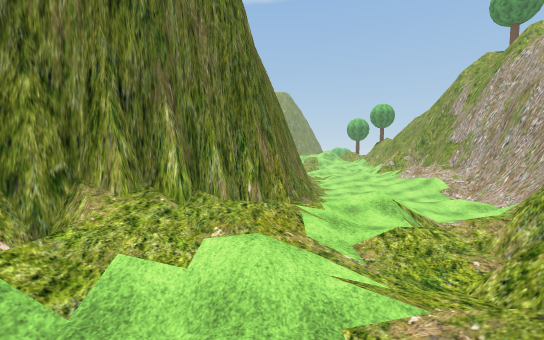
view 1 (above)

13 first-person views from a walk through a 3-D level made in the Unity game engine. The camera is 1.4 m above the floor, tilts 4° down and sees 90° across. The floor is counted in squares, 2.06 m on a side. Each view is taken from the middle of a square. On the plan, view 1 faces up. The plan holds only what a view shows up to about 9 squares ahead; the rest is blank. The place goes on beyond the plan. Some trees and plants on the terrain are drawn as simple stand-ins. The player is left out. Some animated figures are not drawn. Some surface patterns are stand-ins.

view 2
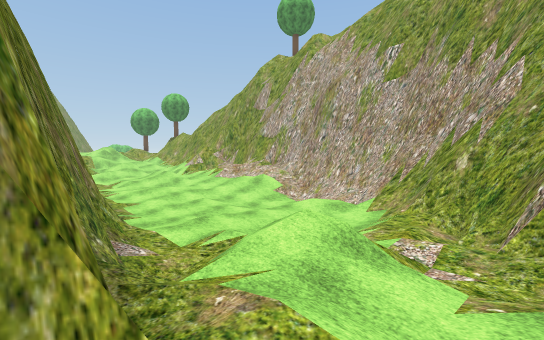

view 3
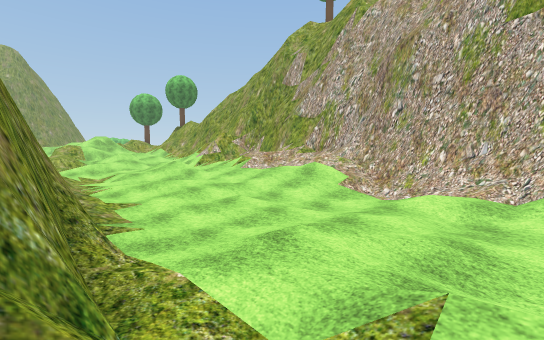

view 4
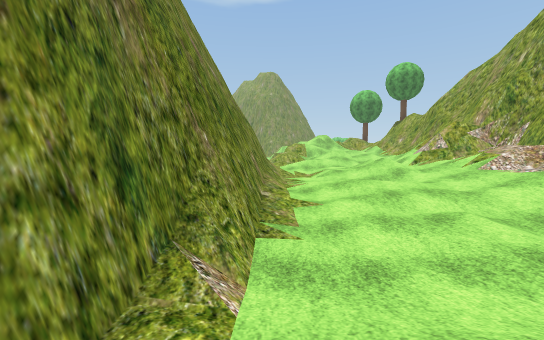

view 5
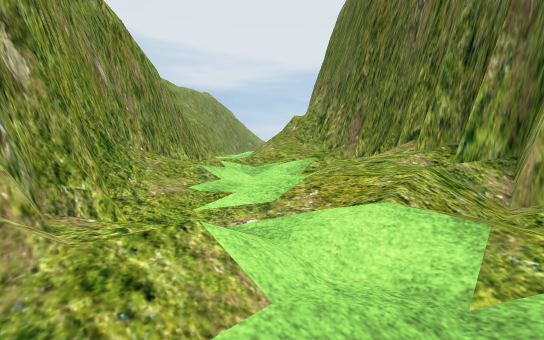

view 6
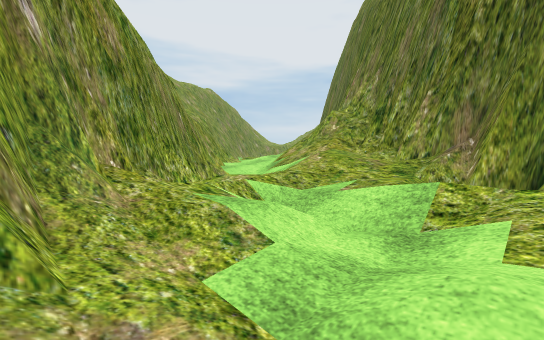

view 7
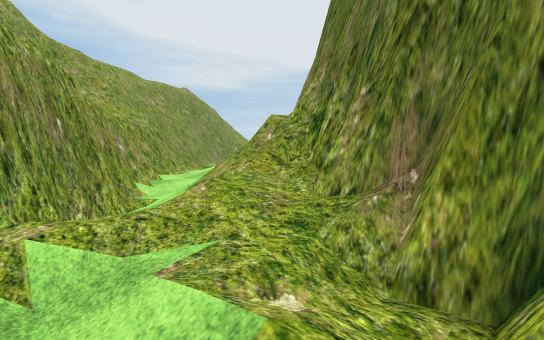

view 8
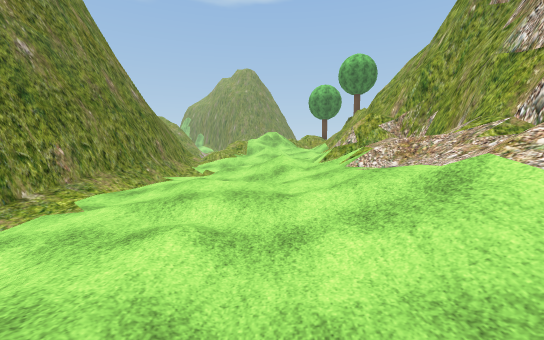

view 9
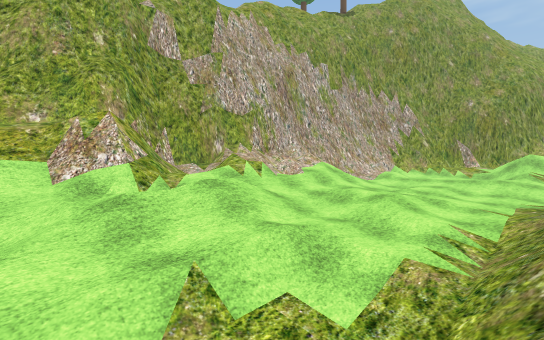

view 10
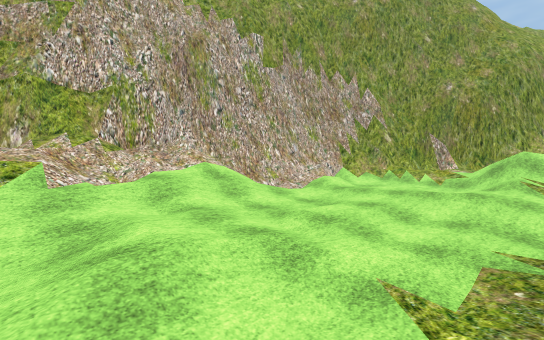

view 11
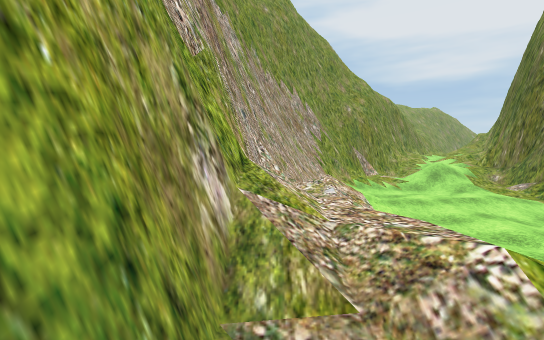

view 12
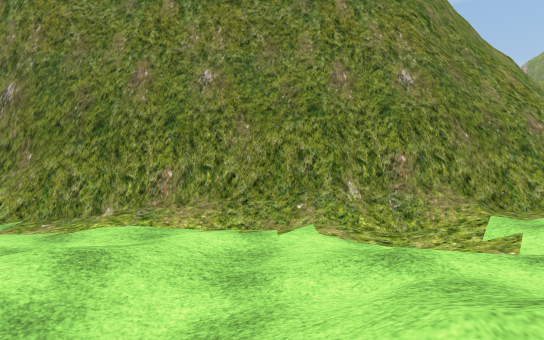

view 13
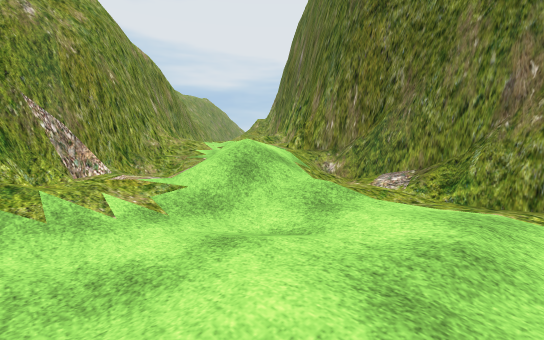

### Floor plan
Key: @ floor where view 1 was taken; # wall or solid block; . main floor; : floor 0.5 m higher than the main floor; - floor 0.5 m lower than the main floor; + floor 1.25 m higher than the main floor; * floor 1.5 m higher than the main floor; % floor 2 m higher than the main floor; & floor 2.75 m higher than the main floor; / step, stairs or slope; = window, fence, low wall or low ledge.
Columns run from 5 left of view 1 to 9 right of it. Each row starts with its distance up from view 1.
 18       #/.:////#
 17       ##-:/:=/#
 16       ##-:/:/##
 15       #/..////#
 14       #/./////#
 13       #/-::///#
 12       #/-..///#
 11       #/-.-///#
 10       #--.-//##
  9       #./.--/#
  8      ##....:##
  7      #/:/--/#
  6      #/////##
  5     ##///:##
  4    ##*/+/###
  3   ##////##
  2   ##/%+##
  1  ##%/*##
  0 ##&//@#
 -1 ##//%##
 -2 #=//##
 -3 = /##
 -4   ##

Positions as (right, up) in squares from view 1, and headings:
1: (0, 0), facing up
2: (0, 4), facing up-right
3: (1, 7), facing up-right
4: (2, 8), facing up
5: (2, 4), facing down-left
6: (1, 2), facing down-left
7: (-1, 2), facing down-left
8: (5, 9), facing up
9: (2, 18), facing down-right
10: (2, 14), facing down-right
11: (8, 15), facing down
12: (6, 15), facing left
13: (5, 9), facing down-left
